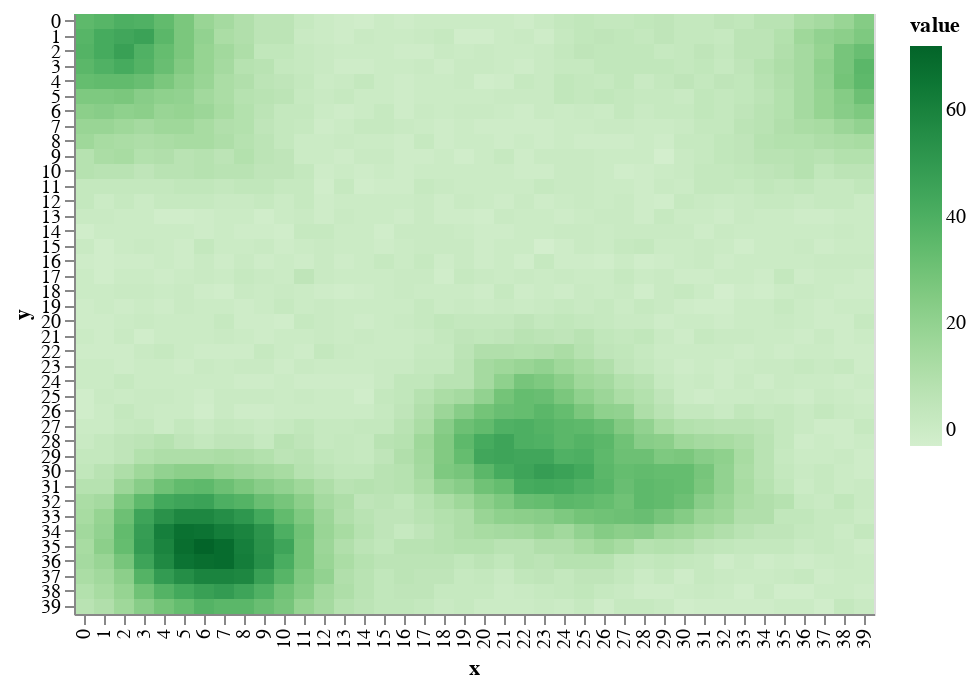

Write notebook code for a chart like this one.
### Code cell
draw.drawTerrainHeight(world.grid_elevation)

### Figure 1 — Vega-Lite specification as saved in the notebook (floating-point values rounded to 4 significant figures; data arrays with more than 128 entries replaced by an {"elided": "..."} marker saying what was removed)
{"$schema": "https://vega.github.io/schema/vega-lite/v2.6.0.json", "config": {"view": {"height": 300, "width": 400}}, "data": {"name": "data-7d6dd1974eaafe071ce69011196a7402"}, "datasets": {"data-7d6dd1974eaafe071ce69011196a7402": {"elided": "1600 records"}}, "encoding": {"color": {"field": "value", "scale": {"scheme": "greens"}, "type": "quantitative"}, "x": {"field": "x", "type": "ordinal"}, "y": {"field": "y", "type": "ordinal"}}, "mark": "rect"}
